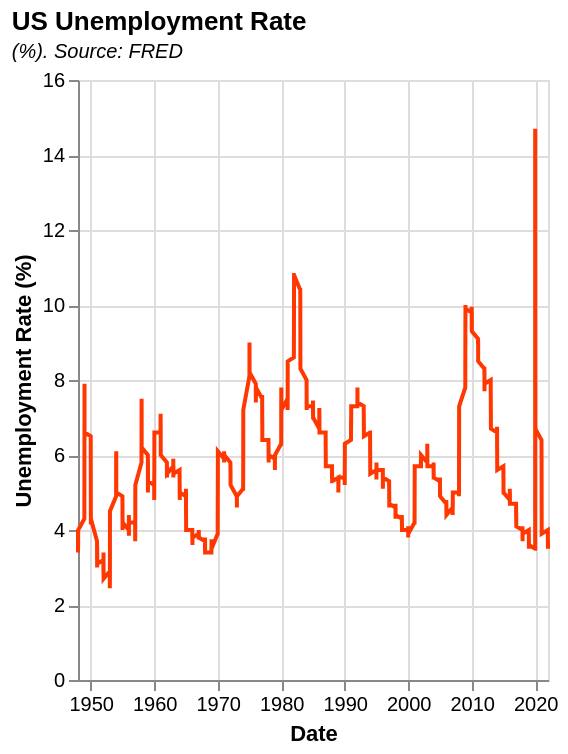

Here is the Vega-Lite specification saved for this chart:
### Vega-Lite specification from a JSON file in a GitHub repository (floating-point values rounded to 4 significant figures; data arrays with more than 128 entries replaced by an {"elided": "..."} marker saying what was removed)
{"$schema": "https://vega.github.io/schema/vega-lite/v5.json", "description": "A simple bar chart with embedded data.", "title": {"text": "US Unemployment Rate", "subtitle": "(%). Source: FRED", "subtitleFontStyle": "italic", "subtitleFontSize": 10, "anchor": "start", "color": "black"}, "data": {"values": {"elided": "898 records"}}, "height": 300, "width": 235, "mark": {"type": "line", "color": "#ff3700"}, "encoding": {"y": {"field": "Unemployment Rate (%)", "type": "quantitative", "axis": {"labelAngle": 0}}, "x": {"field": "Date", "type": "temporal"}}}
